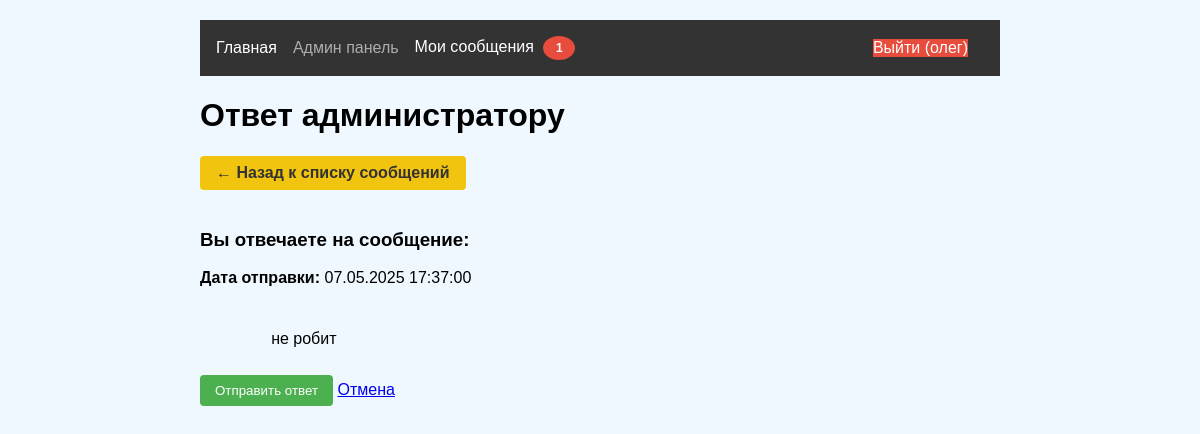
Page /user/reply/1 (signed in) on the committed database.
### models.py (models this page shows, shortened)
class User(UserMixin, db.Model):
    id = db.Column(db.Integer, primary_key=True)
    username = db.Column(db.String(64), unique=True)
    password_hash = db.Column(db.String(128))
    is_admin = db.Column(db.Boolean, default=False)

class AdminMessage(db.Model):
    id = db.Column(db.Integer, primary_key=True)
    user_id = db.Column(db.Integer, db.ForeignKey('user.id'))
    admin_id = db.Column(db.Integer, db.ForeignKey('user.id'))  # ➕ Добавлено
    message = db.Column(db.Text)
    code_id = db.Column(db.Integer, db.ForeignKey('code_status.id'))
    created_at = db.Column(db.DateTime)
    read = db.Column(db.Boolean, default=False)
    user = db.relationship('User', foreign_keys=[user_id], backref=db.backref('admin_messages', lazy=True))
    admin = db.relationship('User', foreign_keys=[admin_id])  # ➕ Добавлено
    code = db.relationship('CodeStatus', backref=db.backref('messages', lazy=True))
    read_by_user = db.Column(db.Boolean, default=False)
    read_by_admin = db.Column(db.Boolean, default=False)

### app.py (the view, shortened to what this page needs)
@app.route('/user/reply/<int:message_id>', methods=['GET', 'POST'])
@login_required
def reply_to_admin(message_id):
    admin_message = AdminMessage.query.get_or_404(message_id)
    if admin_message.user_id != current_user.id:
        flash('Доступ запрещен', 'error')
        return redirect(url_for('user_messages'))
    existing_reply = Message.query.filter_by(reply_to=message_id).first()
    if existing_reply:
        flash('Вы уже отправили ответ на это сообщение', 'error')
        return redirect(url_for('user_messages'))
    return render_template('reply_to_admin.html', message=admin_message)

### app.py (called while the page is built)
@login_manager.user_loader
def load_user(user_id):
    return User.query.get(int(user_id))

### templates/reply_to_admin.html (shortened to what this page needs)
{% extends "base.html" %}
{% block content %}
<div class="container">
    <h1>Ответ администратору</h1>
    <a href="{{ url_for('user_messages') }}" class="back-btn">← Назад к списку сообщений</a>
    <div class="message-details">
        <div class="original-message">
            <h3>Вы отвечаете на сообщение:</h3>
            <div class="message-meta">
                <p><strong>Дата отправки:</strong> {{ message.created_at.strftime('%d.%m.%Y %H:%M:%S') }}</p>
            </div>
            <div class="message-text">
                {{ message.message }}
            </div>
        </div>
            <div class="form-actions">
                <button type="submit" class="btn">Отправить ответ</button>
                <a href="{{ url_for('user_messages') }}" class="btn cancel-btn">Отмена</a>
            </div>
    </div>
</div>
{% endblock %}

### templates/base.html (shortened to what this page needs)
<!DOCTYPE html>
<html lang="ru">
<head>
    <link rel="stylesheet" href="{{ url_for('static', filename='css/style.css') }}">
</head>
<body>
    <header>
        <nav>
            {% if current_user.is_authenticated %}
                <div class="nav-left">
                    <a href="{{ url_for('main_index') }}" class="nav-link">Главная</a>
                    <a href="{{ url_for('admin_dashboard') }}" class="nav-link {{ 'admin-link' if current_user.is_admin else 'disabled-link' }}">
                        Админ панель
                    </a>
                    <a href="{{ url_for('user_messages') }}" class="nav-link">
                        Мои сообщения
                        <span class="message-count" id="userMessageCount"></span>
                    </a>
                </div>
                <div class="nav-right">
                    <a href="{{ url_for('logout') }}" class="nav-link logout-btn">Выйти ({{ current_user.username }})</a>
                </div>
            {% else %}
                <div class="nav-left">
                    <a href="{{ url_for('login') }}" class="nav-link">Войти</a>
                    <a href="{{ url_for('register') }}" class="nav-link">Регистрация</a>
                </div>
            {% endif %}
        </nav>
    </header>
    <main>
        {% block content %}{% endblock %}
    </main>
</body>
</html>

### static/css/style.css (style rules this page uses)
body { font-family: Arial, sans-serif; max-width: 800px; margin: 0 auto; padding: 20px; background: #f0f8ff; }
button { background: #4CAF50; color: white; border: none; padding: 8px 15px; border-radius: 4px; cursor: pointer; }
nav { display: flex; background: #333; padding: 1rem; }
nav a { color: white; margin-right: 1rem; text-decoration: none; }
.nav-right { margin-left: auto; }
.back-btn { display: inline-block; margin-bottom: 20px; padding: 8px 16px; background-color: #6c757d; color: #fff; border-radius: 4px; text-decoration: none; }
.disabled-link { opacity: 0.6; cursor: default; position: relative; }
.nav-left, .nav-right { display: flex; align-items: center; }
.nav-left { margin-right: auto; }
.logout-btn { background-color: #e74c3c !important; color: white !important; transition: background-color 0.3s; }
.message-count { display: none; background-color: #e74c3c; color: white; border-radius: 50%; padding: 2px 6px; font-size: 12px; margin-left: 5px; }
.back-btn { display: inline-block; padding: 8px 16px; background-color: #f1c40f; color: #333; border-radius: 4px; text-decoration: none; margin-bottom: 20px; font-weight: bold; }
.message-text { white-space: pre-wrap; line-height: 1.5; }
.message-count { display: none; background-color: #e74c3c; color: white; border-radius: 50%; width: 20px; height: 20px; text-align: center; line-height: 20px; font-size: 12px; margin-left: 5px; font-weight: bold; }

### rows in the picture
User: username "олег"
AdminMessage: created_at "07.05.2025 17:37:00", message "не робит"
